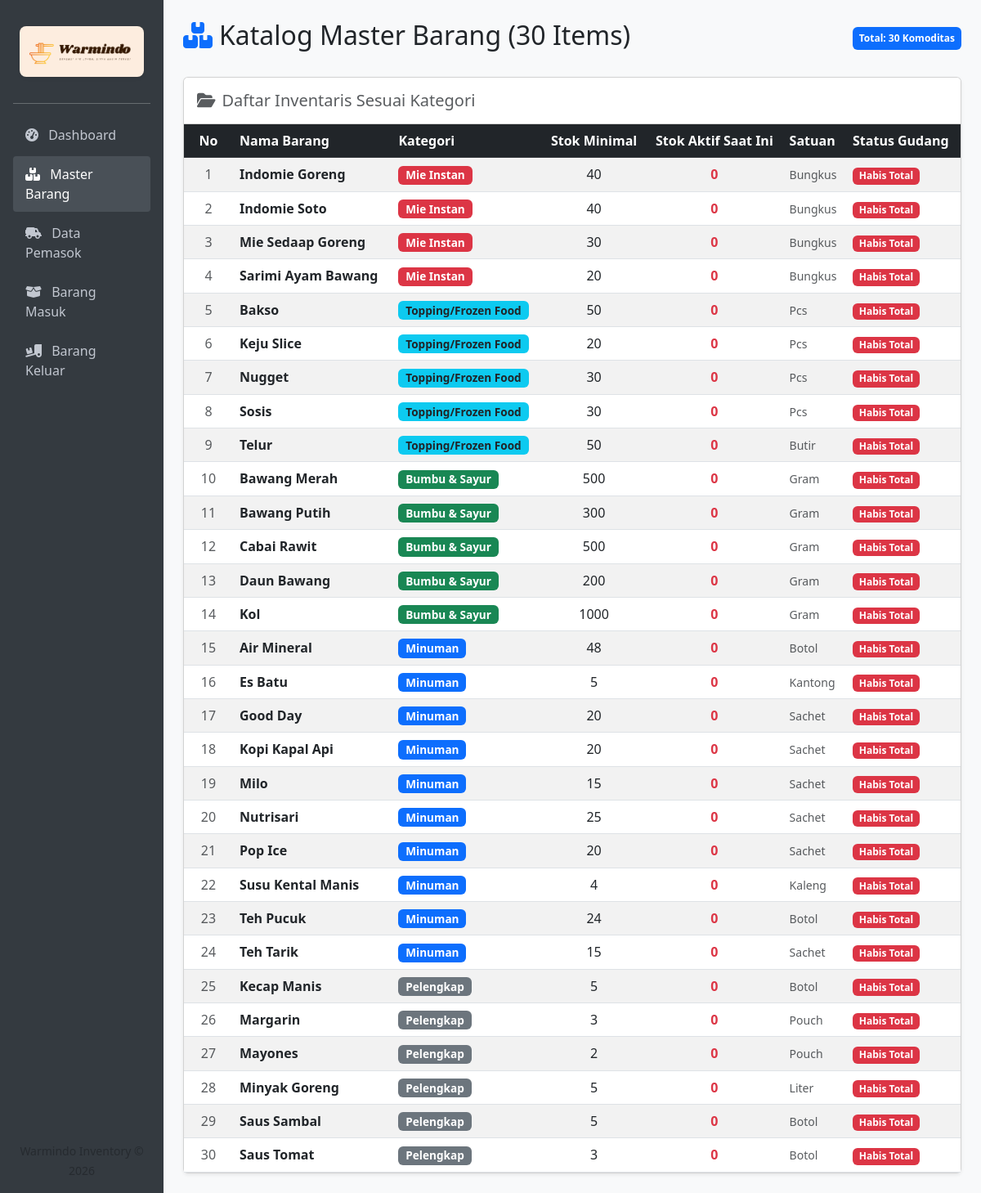
Screenshot of /master_barang.php with the database file from the repository.
### tables this page shows
CREATE TABLE `master_barang` (
  `id_barang` int NOT NULL,
  `nama_barang` varchar(100) NOT NULL,
  `kategori` enum('Mie Instan','Topping/Frozen Food','Bumbu & Sayur','Minuman','Pelengkap') NOT NULL,
  `satuan` varchar(20) NOT NULL,
  `stok_minimal` int NOT NULL
);

### master_barang.php (the view, shortened to what this page needs)
<?php
require_once 'koneksi.php';
$sql = "SELECT m.*, IFNULL(SUM(b.stok_sisa), 0) as stok_sekarang
        FROM master_barang m
        LEFT JOIN barang_masuk b ON m.id_barang = b.id_barang
        GROUP BY m.id_barang
        ORDER BY m.kategori ASC, m.nama_barang ASC";
$stmt = $pdo->query($sql);
$data_barang = $stmt->fetchAll();
?>
<!DOCTYPE html>
<html lang="id">
<head>
    <link href="https://cdn.jsdelivr.net/npm/bootstrap@5.3.0/dist/css/bootstrap.min.css" rel="stylesheet">
    <link href="https://cdnjs.cloudflare.com/ajax/libs/font-awesome/6.4.0/css/all.min.css" rel="stylesheet">
</head>
<body>
<div class="container-fluid">
    <div class="row">
        <div class="col-md-3 col-lg-2 sidebar p-3 d-flex flex-column">
            <div class="text-center my-3 mx-2 p-2 rounded-3 shadow-sm" style="background-color: #fdeddf;">
                <img src="img/logo (2).png" alt="Logo Warmindo" class="img-fluid" style="max-height: 55px; object-fit: contain;">
            </div>
            <hr>
            <nav class="nav flex-column gap-1">
                <a href="index.php"><i class="fa-solid fa-gauge-high me-2"></i> Dashboard</a>
                <a href="master_barang.php" class="active"><i class="fa-solid fa-boxes-stacked me-2"></i> Master Barang</a>
                <a href="pemasok.php"><i class="fa-solid fa-truck-field me-2"></i> Data Pemasok</a>
                <a href="barang_masuk.php"><i class="fa-solid fa-box-open me-2"></i> Barang Masuk</a>
                <a href="barang_keluar.php"><i class="fa-solid fa-truck-ramp-box me-2"></i> Barang Keluar</a>
            </nav>
            <div class="mt-auto pt-3 text-center text-muted fs-7">
                <small>Warmindo Inventory &copy; 2026</small>
            </div>
        </div>
        <div class="col-md-9 col-lg-10 p-4">
            <div class="d-flex justify-content-between align-items-center mb-4">
                <h2><i class="fa-solid fa-boxes-stacked text-primary me-2"></i>Katalog Master Barang (30 Items)</h2>
                <span class="badge bg-primary p-2">Total: 30 Komoditas</span>
            </div>
            <div class="card shadow-sm">
                <div class="card-header bg-white py-3">
                    <h5 class="mb-0 text-muted"><i class="fa-solid fa-folder-open me-2"></i>Daftar Inventaris Sesuai Kategori</h5>
                </div>
                <div class="card-body p-0">
                    <div class="table-responsive">
                        <table class="table table-hover table-striped mb-0 valign-middle">
                            <thead class="table-dark">
                                <tr>
                                    <th width="60" class="text-center">No</th>
                                    <th>Nama Barang</th>
                                    <th>Kategori</th>
                                    <th class="text-center">Stok Minimal</th>
                                    <th class="text-center">Stok Aktif Saat Ini</th>
                                    <th>Satuan</th>
                                    <th>Status Gudang</th>
                                </tr>
                            </thead>
                            <tbody>
                                <?php
                                $no = 1;
                                foreach ($data_barang as $row):
                                    if ($row['stok_sekarang'] == 0) {
                                        $status_badge = '<span class="badge bg-danger">Habis Total</span>';
                                        $stok_class = 'text-danger fw-bold';
                                    } elseif ($row['stok_sekarang'] <= $row['stok_minimal']) {
                                        $status_badge = '<span class="badge bg-warning text-dark">Butuh Restock</span>';
                                        $stok_class = 'text-warning fw-bold';
                                    } else {
                                        $status_badge = '<span class="badge bg-success">Stok Aman</span>';
                                        $stok_class = 'text-success fw-bold';
                                    }
                                    $kat = $row['kategori'];
                                    $bg_kat = 'bg-secondary';
                                    if ($kat == 'Mie Instan') $bg_kat = 'bg-danger';
                                    if ($kat == 'Topping/Frozen Food') $bg_kat = 'bg-info text-dark';
                                    if ($kat == 'Bumbu & Sayur') $bg_kat = 'bg-success';
                                    if ($kat == 'Minuman') $bg_kat = 'bg-primary';
                                ?>
                                    <tr>
                                        <td class="text-center text-muted"><?php echo $no++; ?></td>
                                        <td><strong><?php echo htmlspecialchars($row['nama_barang']); ?></strong></td>
                                        <td><span class="badge <?php echo $bg_kat; ?> badge-kategori"><?php echo $row['kategori']; ?></span></td>
                                        <td class="text-center"><?php echo $row['stok_minimal']; ?></td>
                                        <td class="text-center <?php echo $stok_class; ?>"><?php echo $row['stok_sekarang']; ?></td>
                                        <td><small class="text-muted"><?php echo $row['satuan']; ?></small></td>
                                        <td><?php echo $status_badge; ?></td>
                                    </tr>
                                <?php endforeach; ?>
                            </tbody>
                        </table>
                    </div>
                </div>
            </div>
        </div>
    </div>
</div>
</body>
</html>

### master_barang.php (style rules this page uses)
body { background-color: #f8f9fa; }
.sidebar { background-color: #343a40; min-height: 100vh; color: white; }
.sidebar a { color: #c2c7d0; text-decoration: none; padding: 10px 15px; display: block; }
.sidebar a:hover, .sidebar a.active { background-color: #495057; color: white; border-radius: 4px; }
.badge-kategori { font-size: 0.85rem; }

### rows the page displays
master_barang: nama_barang "Indomie Goreng", kategori "Mie Instan", stok_minimal "40", stok_sekarang "0", satuan "Bungkus"
master_barang: nama_barang "Indomie Soto", kategori "Mie Instan", stok_minimal "40", stok_sekarang "0", satuan "Bungkus"
master_barang: nama_barang "Mie Sedaap Goreng", kategori "Mie Instan", stok_minimal "30", stok_sekarang "0", satuan "Bungkus"
master_barang: nama_barang "Sarimi Ayam Bawang", kategori "Mie Instan", stok_minimal "20", stok_sekarang "0", satuan "Bungkus"
master_barang: nama_barang "Bakso", kategori "Topping/Frozen Food", stok_minimal "50", stok_sekarang "0", satuan "Pcs"
master_barang: nama_barang "Keju Slice", kategori "Topping/Frozen Food", stok_minimal "20", stok_sekarang "0", satuan "Pcs"
master_barang: nama_barang "Nugget", kategori "Topping/Frozen Food", stok_minimal "30", stok_sekarang "0", satuan "Pcs"
master_barang: nama_barang "Sosis", kategori "Topping/Frozen Food", stok_minimal "30", stok_sekarang "0", satuan "Pcs"
master_barang: nama_barang "Telur", kategori "Topping/Frozen Food", stok_minimal "50", stok_sekarang "0", satuan "Butir"
master_barang: nama_barang "Bawang Merah", kategori "Bumbu & Sayur", stok_minimal "500", stok_sekarang "0", satuan "Gram"
master_barang: nama_barang "Bawang Putih", kategori "Bumbu & Sayur", stok_minimal "300", stok_sekarang "0", satuan "Gram"
master_barang: nama_barang "Cabai Rawit", kategori "Bumbu & Sayur", stok_minimal "500", stok_sekarang "0", satuan "Gram"
master_barang: nama_barang "Daun Bawang", kategori "Bumbu & Sayur", stok_minimal "200", stok_sekarang "0", satuan "Gram"
master_barang: nama_barang "Kol", kategori "Bumbu & Sayur", stok_minimal "1000", stok_sekarang "0", satuan "Gram"
master_barang: nama_barang "Air Mineral", kategori "Minuman", stok_minimal "48", stok_sekarang "0", satuan "Botol"
master_barang: nama_barang "Es Batu", kategori "Minuman", stok_minimal "5", stok_sekarang "0", satuan "Kantong"
master_barang: nama_barang "Good Day", kategori "Minuman", stok_minimal "20", stok_sekarang "0", satuan "Sachet"
master_barang: nama_barang "Kopi Kapal Api", kategori "Minuman", stok_minimal "20", stok_sekarang "0", satuan "Sachet"
master_barang: nama_barang "Milo", kategori "Minuman", stok_minimal "15", stok_sekarang "0", satuan "Sachet"
master_barang: nama_barang "Nutrisari", kategori "Minuman", stok_minimal "25", stok_sekarang "0", satuan "Sachet"
master_barang: nama_barang "Pop Ice", kategori "Minuman", stok_minimal "20", stok_sekarang "0", satuan "Sachet"
master_barang: nama_barang "Susu Kental Manis", kategori "Minuman", stok_minimal "4", stok_sekarang "0", satuan "Kaleng"
master_barang: nama_barang "Teh Pucuk", kategori "Minuman", stok_minimal "24", stok_sekarang "0", satuan "Botol"
master_barang: nama_barang "Teh Tarik", kategori "Minuman", stok_minimal "15", stok_sekarang "0", satuan "Sachet"
master_barang: nama_barang "Kecap Manis", kategori "Pelengkap", stok_minimal "5", stok_sekarang "0", satuan "Botol"
master_barang: nama_barang "Margarin", kategori "Pelengkap", stok_minimal "3", stok_sekarang "0", satuan "Pouch"
master_barang: nama_barang "Mayones", kategori "Pelengkap", stok_minimal "2", stok_sekarang "0", satuan "Pouch"
master_barang: nama_barang "Minyak Goreng", kategori "Pelengkap", stok_minimal "5", stok_sekarang "0", satuan "Liter"
master_barang: nama_barang "Saus Sambal", kategori "Pelengkap", stok_minimal "5", stok_sekarang "0", satuan "Botol"
master_barang: nama_barang "Saus Tomat", kategori "Pelengkap", stok_minimal "3", stok_sekarang "0", satuan "Botol"
